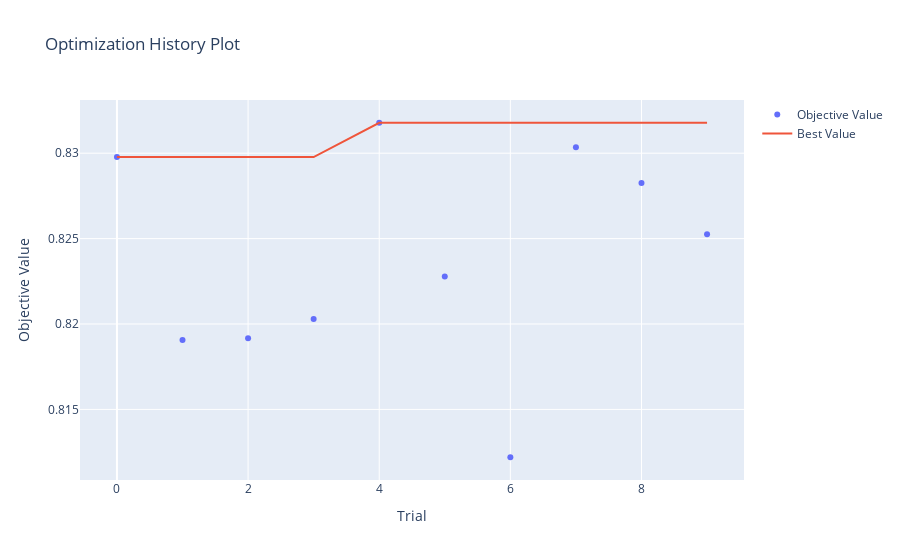

Here is the notebook cell this chart was saved with:
### Code cell
vis.plot_optimization_history(study)

### Figure 1 — Plotly figure (JSON) as saved in the notebook; plotly's stock layout.template omitted (floating-point values rounded to 4 significant figures)
{"data": [{"mode": "markers", "name": "Objective Value", "type": "scatter", "x": [0, 1, 2, 3, 4, 5, 6, 7, 8, 9], "y": [0.8298, 0.8191, 0.8192, 0.8203, 0.8318, 0.8228, 0.8122, 0.8303, 0.8283, 0.8253]}, {"mode": "lines", "name": "Best Value", "type": "scatter", "x": [0, 1, 2, 3, 4, 5, 6, 7, 8, 9], "y": [0.8298, 0.8298, 0.8298, 0.8298, 0.8318, 0.8318, 0.8318, 0.8318, 0.8318, 0.8318]}, {"marker": {"color": "#cccccc"}, "mode": "markers", "name": "Infeasible Trial", "showlegend": false, "type": "scatter", "x": [], "y": []}], "layout": {"title": {"text": "Optimization History Plot"}, "xaxis": {"title": {"text": "Trial"}}, "yaxis": {"title": {"text": "Objective Value"}}}}
